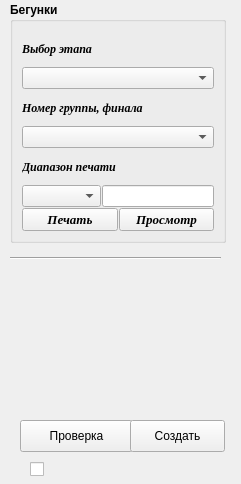
    <widget class="QWidget" name="page_7">
     <property name="geometry">
      <rect>
       <x>0</x>
       <y>0</y>
       <width>241</width>
       <height>484</height>
      </rect>
     </property>
     <attribute name="label">
      <string>Дополнительно</string>
     </attribute>
     <widget class="QGroupBox" name="groupBox_4">
      <property name="geometry">
       <rect>
        <x>10</x>
        <y>2</y>
        <width>216</width>
        <height>241</height>
       </rect>
      </property>
      <property name="font">
       <font>
        <weight>75</weight>
        <bold>true</bold>
       </font>
      </property>
      <property name="title">
       <string>Бегунки</string>
      </property>
      <layout class="QVBoxLayout" name="verticalLayout_26">
       <property name="spacing">
        <number>1</number>
       </property>
       <item>
        <layout class="QVBoxLayout" name="verticalLayout_23">
         <property name="spacing">
          <number>1</number>
         </property>
         <item>
          <widget class="QLabel" name="label_69">
           <property name="font">
            <font>
             <family>Times New Roman</family>
             <italic>true</italic>
            </font>
           </property>
           <property name="text">
            <string>Выбор этапа</string>
           </property>
          </widget>
         </item>
         <item>
          <widget class="QComboBox" name="comboBox_select_stage_begunki">
           <property name="editable">
            <bool>false</bool>
           </property>
          </widget>
         </item>
        </layout>
       </item>
       <item>
        <layout class="QVBoxLayout" name="verticalLayout_24">
         <property name="spacing">
          <number>1</number>
         </property>
         <item>
          <widget class="QLabel" name="label_68">
           <property name="font">
            <font>
             <family>Times New Roman</family>
             <italic>true</italic>
            </font>
           </property>
           <property name="text">
            <string>Номер группы, финала</string>
           </property>
          </widget>
         </item>
         <item>
          <widget class="QComboBox" name="comboBox_select_group_begunki">
           <property name="editable">
            <bool>false</bool>
           </property>
           <property name="insertPolicy">
            <enum>QComboBox::InsertAlphabetically</enum>
           </property>
          </widget>
         </item>
        </layout>
       </item>
       <item>
        <layout class="QVBoxLayout" name="verticalLayout_25">
         <property name="spacing">
          <number>1</number>
         </property>
         <item>
          <widget class="QLabel" name="label_70">
           <property name="font">
            <font>
             <family>Times New Roman</family>
             <italic>true</italic>
            </font>
           </property>
           <property name="text">
            <string>Диапазон печати</string>
           </property>
          </widget>
         </item>
         <item>
          <layout class="QHBoxLayout" name="horizontalLayout_15">
           <property name="spacing">
            <number>1</number>
           </property>
           <item>
            <widget class="QComboBox" name="comboBox_select_tours"/>
           </item>
           <item>
            <widget class="QLineEdit" name="lineEdit_range_tours"/>
           </item>
          </layout>
         </item>
        </layout>
       </item>
       <item>
        <layout class="QHBoxLayout" name="horizontalLayout_16">
         <property name="spacing">
          <number>1</number>
         </property>
         <item>
          <widget class="QPushButton" name="Button_print_begunki">
           <property name="sizePolicy">
            <sizepolicy hsizetype="Expanding" vsizetype="Fixed">
             <horstretch>0</horstretch>
             <verstretch>0</verstretch>
            </sizepolicy>
           </property>
           <property name="font">
            <font>
             <family>Times New Roman</family>
             <pointsize>10</pointsize>
             <italic>true</italic>
            </font>
           </property>
           <property name="text">
            <string>Печать</string>
           </property>
          </widget>
         </item>
         <item>
          <widget class="QPushButton" name="Button_view_begunki">
           <property name="sizePolicy">
            <sizepolicy hsizetype="Expanding" vsizetype="Fixed">
             <horstretch>0</horstretch>
             <verstretch>0</verstretch>
            </sizepolicy>
           </property>
           <property name="font">
            <font>
             <family>Times New Roman</family>
             <pointsize>10</pointsize>
             <italic>true</italic>
            </font>
           </property>
           <property name="text">
            <string>Просмотр</string>
           </property>
          </widget>
         </item>
        </layout>
       </item>
      </layout>
     </widget>
     <widget class="Line" name="line_3">
      <property name="geometry">
       <rect>
        <x>10</x>
        <y>250</y>
        <width>211</width>
        <height>16</height>
       </rect>
      </property>
      <property name="orientation">
       <enum>Qt::Horizontal</enum>
      </property>
     </widget>
     <widget class="QPushButton" name="Button_proba">
      <property name="geometry">
       <rect>
        <x>20</x>
        <y>420</y>
        <width>113</width>
        <height>32</height>
       </rect>
      </property>
      <property name="text">
       <string>Проверка</string>
      </property>
     </widget>
     <widget class="QPushButton" name="Button_system_made">
      <property name="geometry">
       <rect>
        <x>130</x>
        <y>420</y>
        <width>95</width>
        <height>32</height>
       </rect>
      </property>
      <property name="sizePolicy">
       <sizepolicy hsizetype="Minimum" vsizetype="Fixed">
        <horstretch>0</horstretch>
        <verstretch>0</verstretch>
       </sizepolicy>
      </property>
      <property name="text">
       <string>Создать</string>
      </property>
     </widget>
     <widget class="QCheckBox" name="checkBox_3">
      <property name="geometry">
       <rect>
        <x>30</x>
        <y>460</y>
        <width>19</width>
        <height>18</height>
       </rect>
      </property>
      <property name="text">
       <string/>
      </property>
     </widget>
    </widget>
